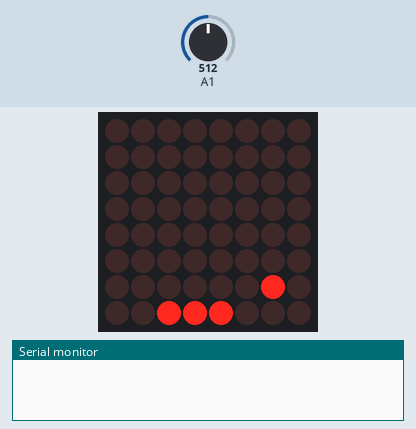
Recording of a sketch running on a simulated Arduino Uno, built with avr-gcc and run on an emulated ATmega328P. Parts: 8×8 LED matrix, the last lines printed to the serial monitor. The inputs (shaded band) are chosen by the test bench; at power-on: A1 = 512. Random numbers use the default seed unless the sketch sets one.

Above: at 1.2 s.
4.2 s: A1 set to 661
At 6.1 s:
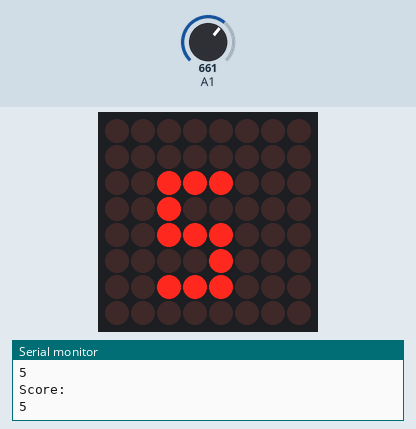
7.2 s: A1 set to 697
At 8.8 s:
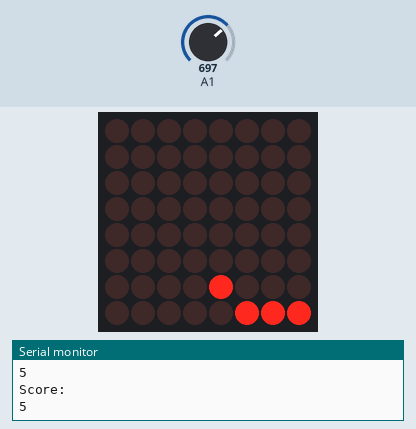
13.2 s: A1 set to 511
At 15.5 s:
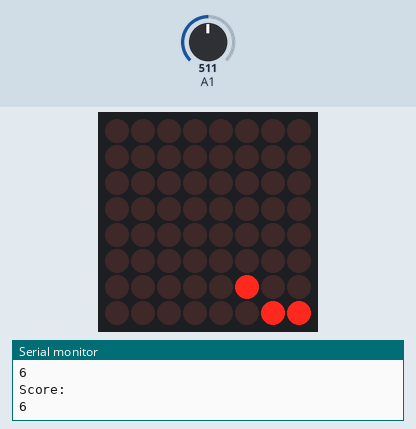

The sketch:

pong.ino
```cpp
//Original game by Pedro Ney Stroski- https://www.electricalelibrary.com/en/2021/11/26/pong-with-arduino/
//Modified by Tech Talkies (https://www.youtube.com/@techtalkies1)

#include "LedControl.h"  //Include library to control  //the MAX7219 matrix.

/* Display PINs */
#define CLK 13
#define CS 10
#define DIN 11

LedControl myMatrix = LedControl(DIN, CLK, CS, 1);

// 1.Global variables ---
int column = 1, row = 1;  //Decides which point the ball must //start.
int directionX = 1, directionY = 1;   //Certificates that the ball go first //from right to left.
int paddle1 = 5, paddle1Val = 2;      //Pin and potentiometer value.
int velocidade = 300;                 //Ball's initial speed.
int counter = 0, mult = 10;
char score[4];  // Variable to convert int counter in char.
// end 1. ---

//2.Initial settings ----

// Variables used for rolling score, both start on 0.
int index = 0;  // Current char to be shown.
int shift = 0;  // Quantity of shifting columns.

// Array to store bit map to be shown.
int bitsMap[] = { 0, 0, 0, 0, 0, 0, 0, 0 };
// Vector with power of 2 to calculate what to show.
const int twoPowers[] = { 1, 2, 4, 8, 16, 32, 64, 128 };

int charachter;
#define displayspeed 7  //Score exhibition speed, less is faster.
//End 2. ----

//How numbers must appear on display.
const int zero[] = { B00000000,
                     B00000000,
                     B01110000,
                     B01010000,
                     B01010000,
                     B01010000,
                     B01110000,
                     B00000000 };
const int one[] = { B00000000,
                    B00000000,
                    B00100000,
                    B01100000,
                    B00100000,
                    B00100000,
                    B01110000,
                    B00000000 };
const int two[] = { B00000000,
                    B00000000,
                    B01110000,
                    B00010000,
                    B01110000,
                    B01000000,
                    B01110000,
                    B00000000 };
const int three[] = { B00000000,
                      B00000000,
                      B01110000,
                      B00010000,
                      B00110000,
                      B00010000,
                      B01110000,
                      B00000000 };
const int four[] = { B00000000,
                     B00000000,
                     B01000000,
                     B01010000,
                     B01110000,
                     B00010000,
                     B00010000,
                     B00000000 };
const int five[] = { B00000000,
                     B00000000,
                     B01110000,
                     B01000000,
                     B01110000,
                     B00010000,
                     B01110000,
                     B00000000 };
const int six[] = { B00000000,
                    B00000000,
                    B01110000,
                    B01000000,
                    B01110000,
                    B01010000,
                    B01110000,
                    B00000000 };
const int seven[] = { B00000000,
                      B00000000,
                      B01110000,
                      B00010000,
                      B00010000,
                      B00010000,
                      B00010000,
                      B00000000 };
const int eight[] = { B00000000,
                      B00000000,
                      B01110000,
                      B01010000,
                      B01110000,
                      B01010000,
                      B01110000,
                      B00000000 };
const int nine[] = { B00000000,
                     B00000000,
                     B01110000,
                     B01010000,
                     B01110000,
                     B00010000,
                     B00010000,
                     B00000000 };

void setup() {
  myMatrix.shutdown(0, false);  //Habilitate display.
  myMatrix.setIntensity(0, 8);  //Define medium brightness.
  myMatrix.clearDisplay(0);     //Clear display.
  randomSeed(analogRead(0));    //Creates a random seed.
  Serial.begin(9600);           //To appear score on serial //screen.
}

void loop() {
  //paddle1Val = analogRead(paddle1);
  //paddle1Val = map(analogRead(A1), 0, 906, 2, -2);
  if (map(analogRead(A1), 0, 906, 2, -2) < 0)
    paddle1Val = paddle1Val + 1;

  if (map(analogRead(A1), 0, 906, 2, -2) > 0)
    paddle1Val = paddle1Val - 1;

  if (paddle1Val > 6) paddle1 = 6;
  if (paddle1Val < 0) paddle1 = 0;

  column += directionX;
  row += directionY;

  if (column == 6 && directionX == 1 && (paddle1Val == row || paddle1Val + 1 == row || paddle1Val + 2 == row)) directionX = -1;

  if (column == 0 && directionX == -1) directionX = 1;

  if (row == 7 && directionY == 1) directionY = -1;

  if (row == 0 && directionY == -1) directionY = 1;

  if (column == 7) {
    oops();
  }
  myMatrix.clearDisplay(0);  //Clears screens for the //next animation frame.
  myMatrix.setLed(0, column, row, HIGH);
  myMatrix.setLed(0, 7, paddle1Val, HIGH);
  myMatrix.setLed(0, 7, paddle1Val + 1, HIGH);
  myMatrix.setLed(0, 7, paddle1Val + 2, HIGH);

  if (!(counter % mult)) {
    velocidade -= 5;
    mult* mult;
  }
  delay(velocidade);
  counter++;
}

void oops()  //Game over function.
{
  delay(1000);
  if (counter < 100) {  //If score is lower than 100.
    for (int y = 0; y < 40; y++) {
      loadMatrix2();
      drawScreen(bitsMap);
      //What the serial screen must show.
      Serial.println("Game Over");
      Serial.print(counter);
      Serial.println("\n");
      Serial.println("Score:");
      Serial.print(score);
      Serial.println("\n");
    }
  } else {  //If score is higher than 100.
    for (int y = 0; y < 40; y++) {
      loadMatrix();
      drawScreen(bitsMap);
      //What the serial screen must show.
      Serial.println("Game Over");
      Serial.print(counter);
      Serial.println("\n");
      Serial.println("Score:");
      Serial.print(score);
      Serial.println("\n");
    }
  }
  delay(1000);

  counter = 0;  //Reinitiate all values.
  velocidade = 300;
  column = 1;
  row = random(8) + 1;
}

void loadMatrix() {          //Load matrix to show 3 digits.
  itoa(counter, score, 10);  //Functions that convert int in char strings of 10 //base, to be shown at display.
  getChar(score[index]);     // Reads current phrase char.
  int currentChar = charachter;
  getChar(score[index + 1]);  // Reads next char.
  int nextChar = charachter;
  executeMatrix(currentChar, nextChar);
}

void loadMatrix2() {  //Load matrix to show 1 or 2 digits.
  itoa(counter, score, 10);
  getChar(score[0]);  // Reads current phrase char..
  int currentChar = charachter;
  getChar(score[1]);  // Reads next char.
  int nextChar = charachter;
  executeMatrix(currentChar, nextChar);
}

// Creates the matrix's bit map.
void executeMatrix(int currentBuffer[], int nextBuffer[]) {
  for (int r = 0; r < 8; r++) {                                                   // Increments r to r from 0 to 7 (row - line).
    bitsMap[r] = 0;                                                               // Reset line.
    for (int c = 0; c < 8; c++) {                                                 // Increments c to c from 0 to 7 (column - //coluna).
      bitsMap[r] = bitsMap[r] + ((twoPowers[c] & (currentBuffer[r] << shift)));   // Loads current char compensated by shifting.
      bitsMap[r] = bitsMap[r] + (twoPowers[c] & (nextBuffer[r] >> (8 - shift)));  // Loads the next char compensated by shifting.
    }
  }
  shift++;  // Increments the shift variable responsible by one line //shifting.

  if (shift == 8) {
    shift = 0;
    index++;
    //if(index == sizeof(texto)-2){
    if (index == sizeof(score) - 2) {
      index = 0;
    }
  }  // If shift is equal to 8, load the next char pair. //(currentChar and nextCahr).
}

void drawScreen(int buffer[]) {
  for (int v = 0; v < displayspeed; v++) {
    for (int i = 0; i < 8; i++) {    // linhas
      for (int j = 0; j < 8; j++) {  // colunas
        myMatrix.setLed(0, i, j, bitRead(buffer[i], 7 - j));
        //using bitRead()
      }
    }
  }
}

void getChar(char msgChar) {
  switch (msgChar) {
    case '0': charachter = zero; break;
    case '1': charachter = one; break;
    case '2': charachter = two; break;
    case '3': charachter = three; break;
    case '4': charachter = four; break;
    case '5': charachter = five; break;
    case '6': charachter = six; break;
    case '7': charachter = seven; break;
    case '8': charachter = eight; break;
    case '9': charachter = nine; break;
  }
}
```

Measured:
- the behaviour switches between 679 and 680 on A1 (found by bisection; images 1 and 2)
- what the display in image 0 shows lasts 1.3 s, from 1.2 s to 2.5 s
- what the display in image 1 shows lasts 1.0 s, from 5.3 s to 6.3 s
